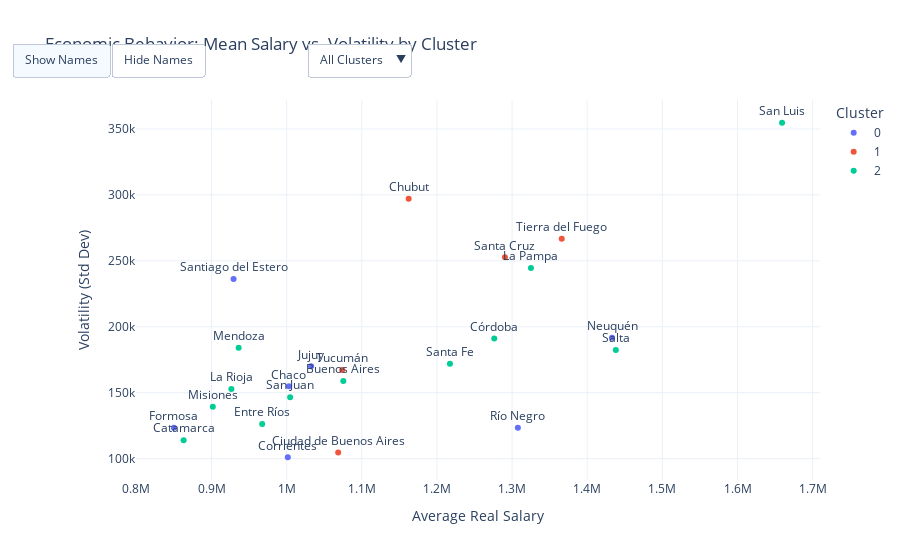

Write notebook code for a chart like this one.
### Markdown cell above
### 2.2 Economic Behavior Analysis
Analyze clusters by comparing the average real salary against its volatility (Standard Deviation). This helps identify if clusters represent 'Stability' or 'Crisis' patterns.

### Code cell
df_stats = pd.DataFrame({
    'mean_salary': df_real.mean(),
    'volatility': df_real.std(),
    'cluster': labels.astype(str) # Convert to string to force categorical traces
}).reset_index()

# Ensure the first column (the former index) is named 'province' for the plot
df_stats = df_stats.rename(columns={df_stats.columns[0]: 'province'})

fig_stats = px.scatter(df_stats, x='mean_salary', y='volatility', color='cluster', 
                       text='province', title='Economic Behavior: Mean Salary vs. Volatility by Cluster',
                       labels={'mean_salary': 'Average Real Salary', 'volatility': 'Volatility (Std Dev)', 'cluster': 'Cluster'},
                       category_orders={'cluster': sorted(df_stats['cluster'].unique())}, # Keep clusters sorted
                       template='plotly_white')

# Add Buttons for Interactivity
n_traces = len(fig_stats.data)
fig_stats.update_layout(
    updatemenus=[
        # 1. Toggle Labels
        dict(
            type="buttons", direction="right", x=0.1, y=1.15, showactive=True,
            buttons=[
                dict(label="Show Names", method="update", args=[{"mode": "markers+text"}]),
                dict(label="Hide Names", method="update", args=[{"mode": "markers"}])
            ]
        ),
        # 2. Filter Clusters
        dict(
            type="dropdown", direction="down", x=0.4, y=1.15, showactive=True,
            buttons=[
                dict(label="All Clusters", method="update", args=[{"visible": [True] * n_traces}]),
                *[dict(label=f"Cluster {i}", method="update", 
                       args=[{"visible": [True if j == i else False for j in range(n_traces)]}]) 
                  for i in range(n_traces)]
            ]
        )
    ]
)

fig_stats.update_traces(textposition='top center')
fig_stats.show()

### Figure 1 — Plotly figure (JSON) as saved in the notebook; plotly's stock layout.template omitted (floating-point values rounded to 4 significant figures)
{"data": [{"hovertemplate": "Cluster=0<br>Average Real Salary=%{x}<br>Volatility (Std Dev)=%{y}<br>province=%{text}<extra></extra>", "legendgroup": "0", "marker": {"color": "#636efa", "symbol": "circle"}, "mode": "markers+text", "name": "0", "orientation": "v", "showlegend": true, "text": ["Chaco", "Corrientes", "Formosa", "Jujuy", "Neuquén", "Río Negro", "Santiago del Estero"], "textposition": "top center", "type": "scatter", "x": [1003000.0, 1002000.0, 850000.0, 1033000.0, 1433000.0, 1308000.0, 929400.0], "xaxis": "x", "y": [154900.0, 101100.0, 123400.0, 170000.0, 191700.0, 123500.0, 236100.0], "yaxis": "y"}, {"hovertemplate": "Cluster=1<br>Average Real Salary=%{x}<br>Volatility (Std Dev)=%{y}<br>province=%{text}<extra></extra>", "legendgroup": "1", "marker": {"color": "#EF553B", "symbol": "circle"}, "mode": "markers+text", "name": "1", "orientation": "v", "showlegend": true, "text": ["Chubut", "Ciudad de Buenos Aires", "Santa Cruz", "Tierra del Fuego", "Tucumán"], "textposition": "top center", "type": "scatter", "x": [1162000.0, 1069000.0, 1291000.0, 1366000.0, 1074000.0], "xaxis": "x", "y": [297100.0, 104600.0, 252700.0, 266700.0, 167100.0], "yaxis": "y"}, {"hovertemplate": "Cluster=2<br>Average Real Salary=%{x}<br>Volatility (Std Dev)=%{y}<br>province=%{text}<extra></extra>", "legendgroup": "2", "marker": {"color": "#00cc96", "symbol": "circle"}, "mode": "markers+text", "name": "2", "orientation": "v", "showlegend": true, "text": ["Buenos Aires", "Catamarca", "Córdoba", "Entre Ríos", "La Pampa", "La Rioja", "Mendoza", "Misiones", "Salta", "San Juan", "San Luis", "Santa Fe"], "textposition": "top center", "type": "scatter", "x": [1075000.0, 862900.0, 1276000.0, 967400.0, 1325000.0, 926500.0, 936100.0, 901700.0, 1438000.0, 1005000.0, 1659000.0, 1217000.0], "xaxis": "x", "y": [158900.0, 114000.0, 191000.0, 126300.0, 244500.0, 152800.0, 184100.0, 139400.0, 182400.0, 146600.0, 354700.0, 172000.0], "yaxis": "y"}], "layout": {"legend": {"title": {"text": "Cluster"}, "tracegroupgap": 0}, "title": {"text": "Economic Behavior: Mean Salary vs. Volatility by Cluster"}, "updatemenus": [{"buttons": [{"args": [{"mode": "markers+text"}], "label": "Show Names", "method": "update"}, {"args": [{"mode": "markers"}], "label": "Hide Names", "method": "update"}], "direction": "right", "showactive": true, "type": "buttons", "x": 0.1, "y": 1.15}, {"buttons": [{"args": [{"visible": [true, true, true]}], "label": "All Clusters", "method": "update"}, {"args": [{"visible": [true, false, false]}], "label": "Cluster 0", "method": "update"}, {"args": [{"visible": [false, true, false]}], "label": "Cluster 1", "method": "update"}, {"args": [{"visible": [false, false, true]}], "label": "Cluster 2", "method": "update"}], "direction": "down", "showactive": true, "type": "dropdown", "x": 0.4, "y": 1.15}], "xaxis": {"anchor": "y", "domain": [0, 1], "title": {"text": "Average Real Salary"}}, "yaxis": {"anchor": "x", "domain": [0, 1], "title": {"text": "Volatility (Std Dev)"}}}}
